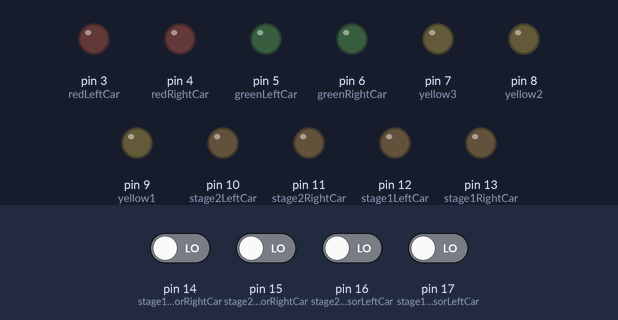
A sketch run on a simulated Arduino Uno, built with avr-gcc and run on an emulated ATmega328P. Parts: output pins drawn as LEDs (lit = HIGH). The inputs (shaded band) are chosen by the test bench; at power-on: pin 14 (stage1SensorRightCar), pin 15 (stage2SensorRightCar), pin 16 (stage2SensorLeftCar), pin 17 (stage1SensorLeftCar) LOW.

Above: at 1.2 s.
1.3 s: pin 14 (stage1SensorRightCar) driven HIGH
At 2.4 s:
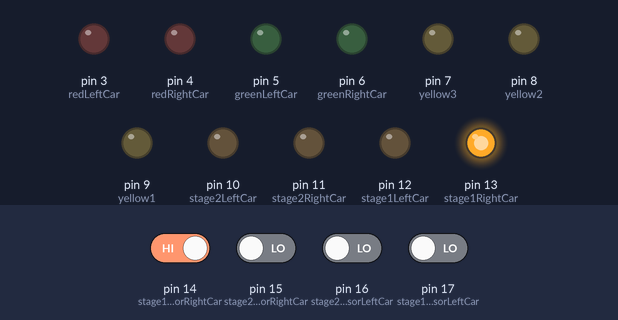
2.8 s: pin 15 (stage2SensorRightCar) driven HIGH
At 3.5 s:
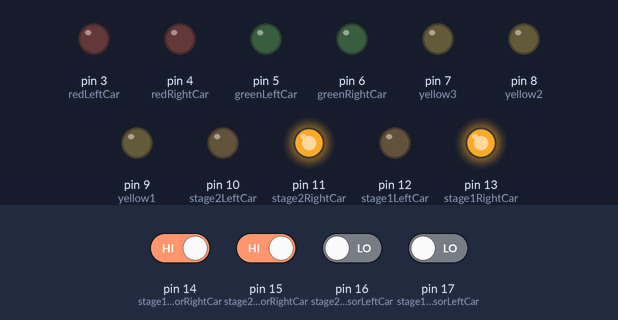
4.3 s: pin 16 (stage2SensorLeftCar) driven HIGH
At 4.7 s:
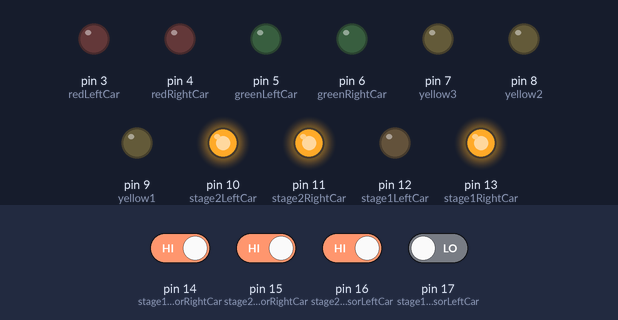
5.8 s: pin 17 (stage1SensorLeftCar) driven HIGH
At 6.6 s:
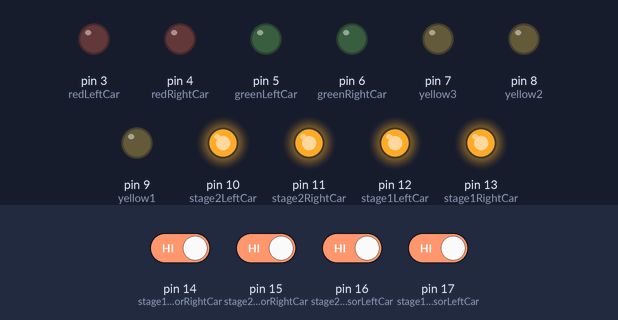
8.8 s: pin 14 (stage1SensorRightCar) driven LOW
At 9.6 s:
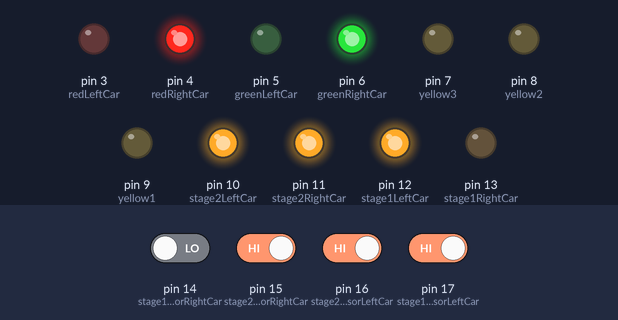
10.7 s: pin 15 (stage2SensorRightCar) driven LOW
At 11.9 s:
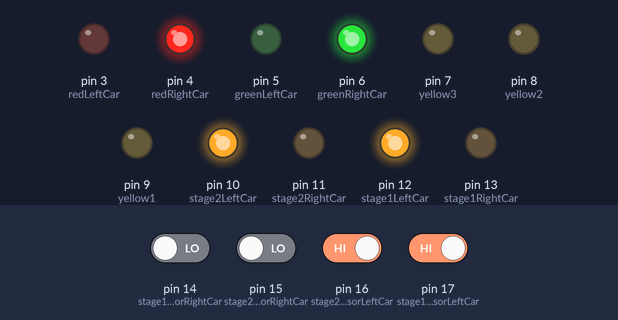
Timing chart, 0 to 13.2 s (numbered marks = the images above; inputs shaded):
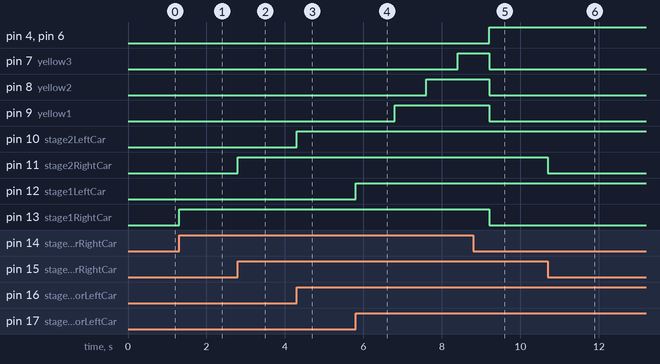

The sketch:

pinheirinhov1.ino
```cpp
// variables RightCar
  int stage1SensorRightCar = 14;
  int stage2SensorRightCar = 15;
  int stage1RightCar = 13;
  int stage2RightCar = 11;
  int greenRightCar = 6;
  int redRightCar = 4;

// variables LeftCar
  int stage1SensorLeftCar = 17;
  int stage2SensorLeftCar = 16;

  int stage1LeftCar = 12;
  int stage2LeftCar = 10;
  int greenLeftCar = 5;
  int redLeftCar = 3;

  int yellow1 = 9;
  int yellow2 = 8;
  int yellow3 = 7;
  int buttonState[4] = {0,0,0,0};


void setup() {
  pinMode(stage1SensorRightCar, INPUT);
  pinMode(stage2SensorRightCar, INPUT);
  pinMode(stage1RightCar,OUTPUT);
  pinMode(stage2RightCar,OUTPUT);
  pinMode(greenRightCar,OUTPUT);
  pinMode(redRightCar,OUTPUT);

  pinMode(stage1SensorLeftCar, INPUT);
  pinMode(stage2SensorLeftCar, INPUT);
  pinMode(stage1LeftCar,OUTPUT);
  pinMode(stage2LeftCar,OUTPUT);
  pinMode(greenLeftCar,OUTPUT);
  pinMode(redLeftCar,OUTPUT);

  pinMode(yellow1,OUTPUT);
  pinMode(yellow2,OUTPUT);
  pinMode(yellow3,OUTPUT);
}

void loop() {
  detectStages();
  if(verifyStages() == 4){
     delay(1000);
       yellowRotine();
  }

}

int verifyStages(){
  int result = 0;
  for(int i = 0; i<4;i++){
    result+=buttonState[i];
  }
  return result;
}

void detectStages(){
  executeStageLights(stage1SensorLeftCar, stage1LeftCar, 1);
  executeStageLights(stage2SensorLeftCar, stage2LeftCar, 0);
  executeStageLights(stage1SensorRightCar, stage1RightCar, 2);
  executeStageLights(stage2SensorRightCar, stage2RightCar, 3);
}

void executeStageLights(int sensor, int light, int auxState){
  buttonState[auxState] = digitalRead(sensor);
  if(buttonState[auxState] == HIGH){
    digitalWrite(light, HIGH);
  }else{
    digitalWrite(light, LOW);
  }
}

bool falseStartDetect(int indexButtonState, int sensor,int redLight){
   int result = true;
   buttonState[indexButtonState] = digitalRead(sensor);
   if(buttonState[indexButtonState] == LOW){
      digitalWrite(redLight, HIGH);
      result = false;
   }else{
      digitalWrite(redLight, LOW);
   }
   return result;
}

void yellowRotine(){
        falseStartDetect(1, stage1SensorLeftCar,redLeftCar);
        falseStartDetect(2, stage1SensorRightCar,redRightCar);
        digitalWrite(yellow1, HIGH);
        delay(800);
        falseStartDetect(1, stage1SensorLeftCar,redLeftCar);
        falseStartDetect(2, stage1SensorRightCar,redRightCar);
        digitalWrite(yellow2, HIGH);
        delay(800);
        falseStartDetect(1, stage1SensorLeftCar,redLeftCar);
        falseStartDetect(2, stage1SensorRightCar,redRightCar);
        digitalWrite(yellow3, HIGH);
        delay(800);
        digitalWrite(yellow1, LOW);
        digitalWrite(yellow2, LOW);
        digitalWrite(yellow3, LOW);
        digitalWrite(greenRightCar, !falseStartDetect(2, stage1SensorRightCar,redRightCar));
        digitalWrite(greenLeftCar, !falseStartDetect(1, stage1SensorLeftCar,redLeftCar));
}


void testeLeds(){
  int temp = 1000;
  digitalWrite(greenRightCar,LOW);
  digitalWrite(greenLeftCar,LOW);
  digitalWrite(redRightCar,LOW);
  digitalWrite(redLeftCar,LOW);
  digitalWrite(stage1RightCar,HIGH);
  digitalWrite(stage1LeftCar,HIGH);
  delay(temp);
  digitalWrite(stage2RightCar,HIGH);
  digitalWrite(stage2LeftCar,HIGH);
  delay(temp);
  digitalWrite(stage1RightCar,LOW);
  digitalWrite(stage1LeftCar,LOW);
  digitalWrite(stage2RightCar,LOW);
  digitalWrite(stage2LeftCar,LOW);
  digitalWrite(yellow1,HIGH);
  delay(temp);
  digitalWrite(yellow2,HIGH);
  delay(temp);
  digitalWrite(yellow3,HIGH);
  delay(temp);
  digitalWrite(stage1RightCar,LOW);
  digitalWrite(stage1LeftCar,LOW);
  digitalWrite(stage2RightCar,LOW);
  digitalWrite(stage2LeftCar,LOW);
  digitalWrite(yellow1,LOW);
  digitalWrite(yellow2,LOW);
  digitalWrite(yellow3,LOW);
  digitalWrite(greenRightCar,HIGH);
  digitalWrite(greenLeftCar,HIGH);
  delay(temp);
  digitalWrite(greenRightCar,LOW);
  digitalWrite(greenLeftCar,LOW);
  digitalWrite(redRightCar,HIGH);
  digitalWrite(redLeftCar,HIGH);
  delay(temp);
}
```

Measured:
- after the input at 1.3 s, pin 13 (stage1RightCar): LOW → HIGH at once
- after the input at 2.8 s, pin 11 (stage2RightCar): LOW → HIGH at once
- after the input at 4.3 s, pin 10 (stage2LeftCar): LOW → HIGH at once
- after the input at 5.8 s, pin 7 (yellow3): LOW → HIGH after 2.6 s; pin 8 (yellow2): LOW → HIGH after 1.8 s; pin 9 (yellow1): LOW → HIGH after 1.0 s; pin 12 (stage1LeftCar): LOW → HIGH at once
- after the input at 8.8 s, pin 4 (redRightCar), pin 6 (greenRightCar): LOW → HIGH after 0.40 s; pin 9 (yellow1): goes on until 9.2 s, then stays LOW; pin 13 (stage1RightCar): HIGH → LOW after 0.40 s
- after the input at 10.7 s, pin 11 (stage2RightCar): HIGH → LOW at once
